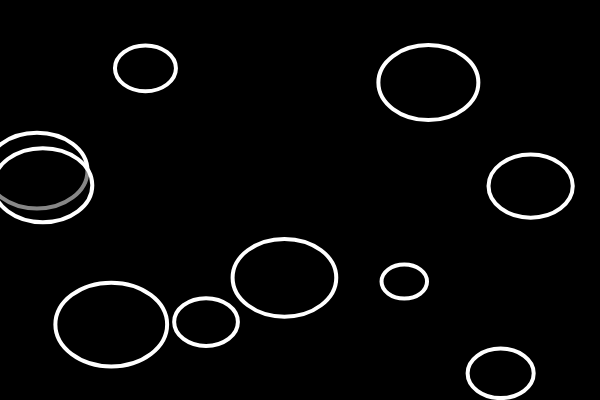
Frame 1 (no input)
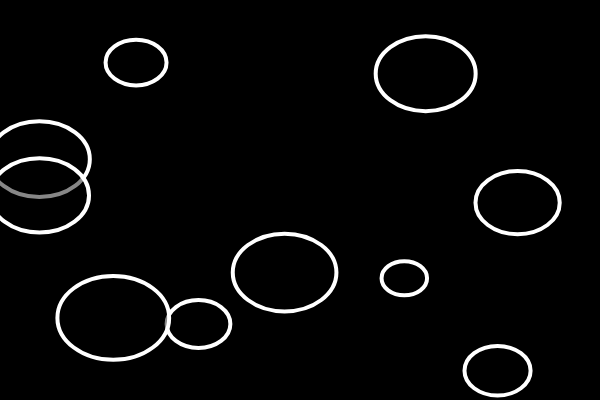
Frame 60 (no input)
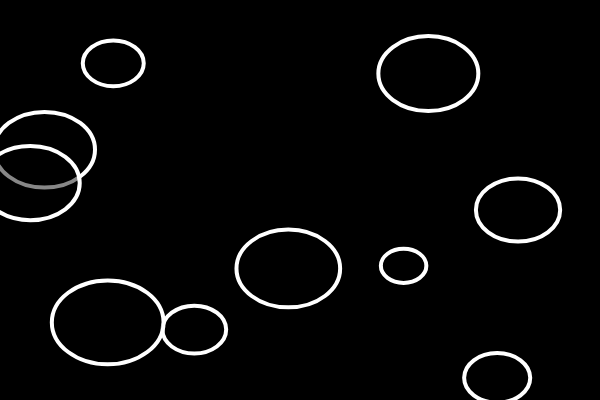
Frame 120 (the mouse pressed at the canvas centre since frame 60)

The p5.js sketch that drew these frames (run headless with seeded random() and noise() and a simulated clock; from frame 60 on, the mouse is pressed at the canvas centre):

// p5.js sketch
// ── sketch.js
// Mouse Interaction with Objects
// Code! Programming with p5.js
// The Coding Train / Daniel Shiffman
// https://thecodingtrain.com/beginners/p5js/7.4-mouse-interaction.html
// https://youtu.be/TaN5At5RWH8
// https://editor.p5js.org/codingtrain/sketches/lE4ypFpI

let bubbles = [];

function setup() {
  createCanvas(600, 400);
  for (let i = 0; i < 10; i++) {
    let x = random(width);
    let y = random(height);
    let r = random(20, 60);
    let b = new Bubble(x, y, r);
    bubbles.push(b);
  }
}

function mousePressed() {
  for (let i = 0; i < bubbles.length; i++) {
    bubbles[i].clicked(mouseX, mouseY);
  }
}

function draw() {
  background(0);
  for (let i = 0; i < bubbles.length; i++) {
    bubbles[i].move();
    bubbles[i].show();
  }
}

class Bubble {
  constructor(x, y, r) {
    this.x = x;
    this.y = y;
    this.r = r;
    this.brightness = 0;
  }

  clicked(px, py) {
    let d = dist(px, py, this.x, this.y);
    if (d < this.r) {
      this.brightness = 255;
    }
  }

  move() {
    this.x = this.x + random(-2, 2);
    this.y = this.y + random(-2, 2);
  }

  show() {
    stroke(255);
    strokeWeight(4);
    fill(this.brightness, 120);
    ellipse(this.x, this.y, this.r * 2, this.r*1.5 );
  }
}
